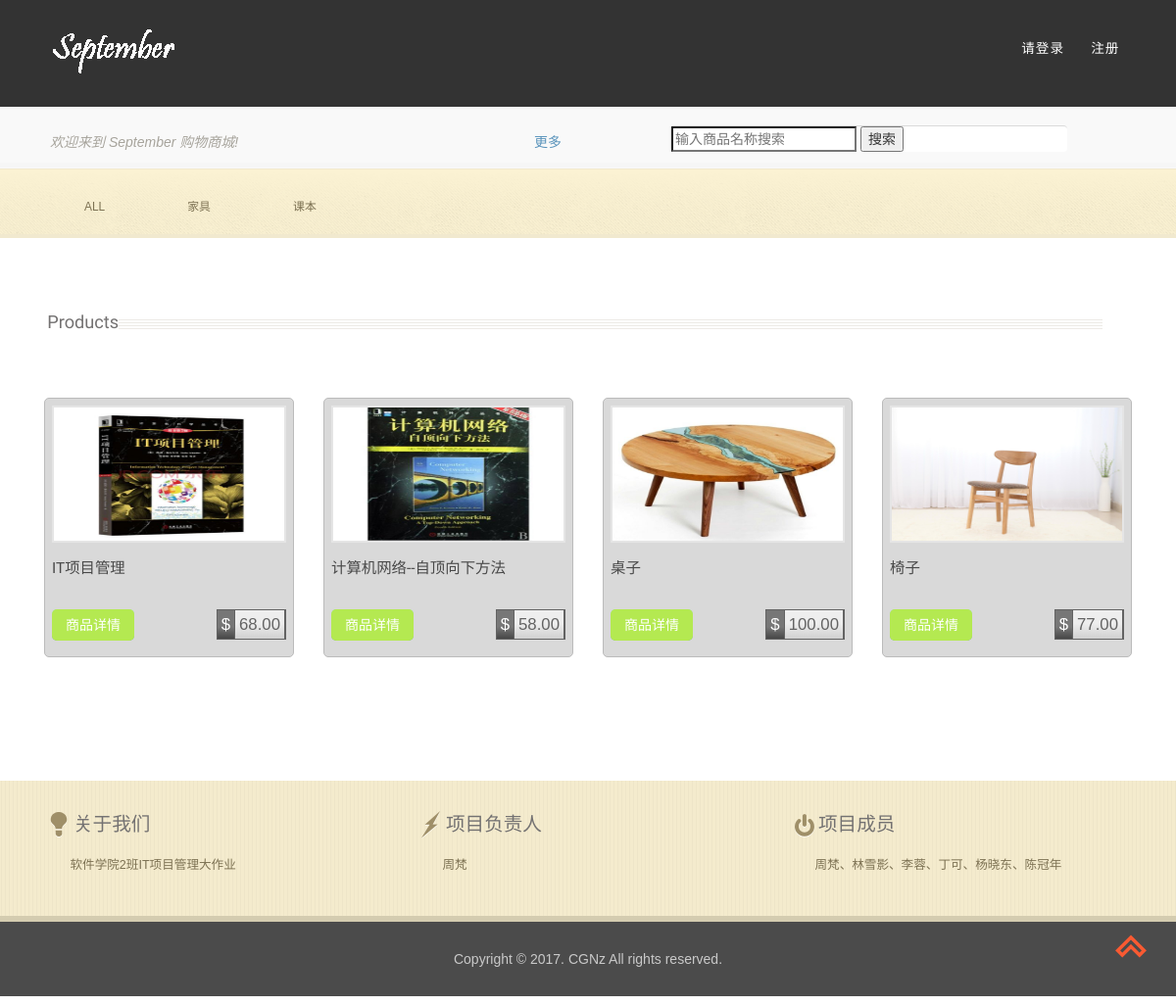
The page / on the database its author committed.
### shop/models.py (models this page shows, shortened)
class Category(models.Model):
    name = models.CharField(max_length=200, db_index=True)
    slug = models.SlugField(max_length=200, db_index=True, unique=True)
    class Meta:
        ordering = ('name',)
        verbose_name = 'category'
        verbose_name_plural = 'categories'
    def get_absolute_url(self):
        return reverse('shop:product_list_by_category', args=[self.slug])

class Product(models.Model):
    category = models.ForeignKey(Category, related_name='products')
    name = models.CharField(max_length=200, db_index=True)
    slug = models.SlugField(max_length=200, db_index=True)
    image = models.ImageField(upload_to='products/%Y/%m/%d', blank=True)
    description = models.TextField(blank=True)
    price = models.DecimalField(max_digits=10, decimal_places=2)
    stock = models.PositiveIntegerField()
    available = models.BooleanField(default=True)
    created = models.DateTimeField(auto_now_add=True)
    updated = models.DateTimeField(auto_now=True)
    class Meta:
        ordering = ('-created',)
        index_together = (('id', 'slug'),)
    def get_absolute_url(self):
        return reverse('shop:product_detail', args=[self.id, self.slug])

### shop/views.py (the view)
# urls.py: url(r'^$', views.product_list, name='product_list'),
def product_list(request, category_slug=None):
    category = None
    categories = Category.objects.all()
    products = Product.objects.filter(available=True)
    if category_slug:
        category = get_object_or_404(Category, slug=category_slug)
        products = products.filter(category=category)
    return render(request, 'shop/product/list.html', {'category': category,
                                                      'categories': categories,
                                                      'products': products})

### shop/templates/shop/product/list.html (shortened to what this page needs)
{% extends "shop/base.html" %}
{% load static %}
{% block content %}
<div class="header-bottom">
        <div class="container">
            <div class="h_menu4">
                <ul class="nav">
                        <li {% if not category %}{% endif %} style="padding-top:1.5em">
                            <a href="{% url "shop:product_list" %}">All</a>
                        </li>
                        {% for c in categories %}
                        <li {% if category.slug == c.slug %}{% endif %} style="padding-top:1.5em">
                            <a href="{{ c.get_absolute_url }}">{{ c.name }}</a>
                        </li>
                        {% endfor %}
                </ul>
            </div>
        </div>
    </div>
    <div class="container">
            <div class="products">
                    <h2 class=" products-in">{% if category %}{{ category.name }}{% else %}Products{% endif %}</h2>
                    {% for product in products %}
                    <div class="col-md-3 md-col" >
                        <div class="col-md" style="margin-top:20px;">
                            <a href="{{ product.get_absolute_url }}" >
                                <img src="{% if product.image %}{{ product.image.url }}{% else %}{% static 'img/no_image.png' %}{% endif %}" style="height:140px">
                            </a>
                            <div class="top-content">
                                <h5><a href="{{ product.get_absolute_url }}">{{ product.name }}</a></h5>
                                <div class="white">
                                    <a href="{{ product.get_absolute_url }}" class="hvr-shutter-in-vertical hvr-shutter-in-vertical2">商品详情</a>
                                    <p class="dollar"><span class="in-dollar">$</span><span>{{ product.price }}</span></p>
                                    <div class="clearfix"></div>
                                </div>
                            </div>
                        </div>
                    </div>
                    {% endfor %}
                    <div class="clearfix"></div>
            </div>
    </div>
{% endblock %}

### account/static/css/base.css (style rules this page uses)
body { margin:0; padding:0; font-family:helvetica, sans-serif; }
h1, h2, h3, h4, h5 , h6 { font-family: 'Ubuntu', sans-serif; font-weight:normal; }
a { text-decoration:none; color:#5993bb; }

### rows shown on the page
Category: name "家具"
Category: name "课本"
Product: image (picture), name "IT项目管理", price "68.00"
Product: image (picture), name "计算机网络--自顶向下方法", price "58.00"
Product: image (picture), name "桌子", price "100.00"
Product: image (picture), name "椅子", price "77.00"
